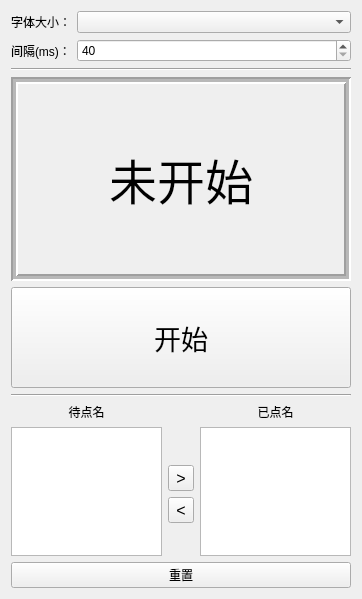
<?xml version="1.0" encoding="UTF-8"?>
<ui version="4.0">
 <class>RollCallWindow</class>
 <widget class="QWidget" name="RollCallWindow">
  <property name="geometry">
   <rect>
    <x>0</x>
    <y>0</y>
    <width>362</width>
    <height>599</height>
   </rect>
  </property>
  <property name="windowTitle">
   <string>随机点名</string>
  </property>
  <layout class="QVBoxLayout" name="verticalLayout" stretch="0,0,4,2,0,3,0">
   <item>
    <layout class="QFormLayout" name="formLayout">
     <item row="0" column="0">
      <widget class="QLabel" name="labelFontSize">
       <property name="text">
        <string>字体大小：</string>
       </property>
      </widget>
     </item>
     <item row="0" column="1">
      <widget class="QComboBox" name="comboBoxFontSize"/>
     </item>
     <item row="1" column="0">
      <widget class="QLabel" name="labelInterval">
       <property name="text">
        <string>间隔(ms)：</string>
       </property>
      </widget>
     </item>
     <item row="1" column="1">
      <widget class="QSpinBox" name="spinBoxInterval">
       <property name="minimum">
        <number>40</number>
       </property>
       <property name="maximum">
        <number>200</number>
       </property>
       <property name="singleStep">
        <number>40</number>
       </property>
       <property name="value">
        <number>40</number>
       </property>
      </widget>
     </item>
    </layout>
   </item>
   <item>
    <widget class="Line" name="line_2">
     <property name="orientation">
      <enum>Qt::Horizontal</enum>
     </property>
    </widget>
   </item>
   <item>
    <widget class="QLabel" name="label">
     <property name="sizePolicy">
      <sizepolicy hsizetype="MinimumExpanding" vsizetype="MinimumExpanding">
       <horstretch>0</horstretch>
       <verstretch>0</verstretch>
      </sizepolicy>
     </property>
     <property name="font">
      <font>
       <pointsize>36</pointsize>
      </font>
     </property>
     <property name="frameShape">
      <enum>QFrame::Box</enum>
     </property>
     <property name="frameShadow">
      <enum>QFrame::Sunken</enum>
     </property>
     <property name="lineWidth">
      <number>2</number>
     </property>
     <property name="midLineWidth">
      <number>3</number>
     </property>
     <property name="text">
      <string>未开始</string>
     </property>
     <property name="alignment">
      <set>Qt::AlignCenter</set>
     </property>
    </widget>
   </item>
   <item>
    <widget class="QPushButton" name="btnStartStop">
     <property name="sizePolicy">
      <sizepolicy hsizetype="Minimum" vsizetype="Minimum">
       <horstretch>0</horstretch>
       <verstretch>0</verstretch>
      </sizepolicy>
     </property>
     <property name="font">
      <font>
       <pointsize>20</pointsize>
      </font>
     </property>
     <property name="text">
      <string>开始</string>
     </property>
     <property name="checkable">
      <bool>true</bool>
     </property>
    </widget>
   </item>
   <item>
    <widget class="Line" name="line">
     <property name="orientation">
      <enum>Qt::Horizontal</enum>
     </property>
    </widget>
   </item>
   <item>
    <layout class="QGridLayout" name="gridLayout">
     <item row="4" column="1">
      <spacer name="verticalSpacer_2">
       <property name="orientation">
        <enum>Qt::Vertical</enum>
       </property>
       <property name="sizeType">
        <enum>QSizePolicy::Preferred</enum>
       </property>
       <property name="sizeHint" stdset="0">
        <size>
         <width>20</width>
         <height>40</height>
        </size>
       </property>
      </spacer>
     </item>
     <item row="3" column="1">
      <widget class="QToolButton" name="btnRemoveFromCalled">
       <property name="font">
        <font>
         <pointsize>12</pointsize>
        </font>
       </property>
       <property name="text">
        <string>&lt;</string>
       </property>
      </widget>
     </item>
     <item row="2" column="1">
      <widget class="QToolButton" name="btnAddToCalled">
       <property name="font">
        <font>
         <pointsize>12</pointsize>
        </font>
       </property>
       <property name="text">
        <string>&gt;</string>
       </property>
      </widget>
     </item>
     <item row="1" column="2" rowspan="4">
      <widget class="QListWidget" name="calledList">
       <property name="sizePolicy">
        <sizepolicy hsizetype="Expanding" vsizetype="Maximum">
         <horstretch>0</horstretch>
         <verstretch>0</verstretch>
        </sizepolicy>
       </property>
       <property name="verticalScrollMode">
        <enum>QAbstractItemView::ScrollPerPixel</enum>
       </property>
       <property name="horizontalScrollMode">
        <enum>QAbstractItemView::ScrollPerPixel</enum>
       </property>
      </widget>
     </item>
     <item row="1" column="0" rowspan="4">
      <widget class="QListWidget" name="nameList">
       <property name="sizePolicy">
        <sizepolicy hsizetype="Expanding" vsizetype="Maximum">
         <horstretch>0</horstretch>
         <verstretch>0</verstretch>
        </sizepolicy>
       </property>
       <property name="verticalScrollMode">
        <enum>QAbstractItemView::ScrollPerPixel</enum>
       </property>
       <property name="horizontalScrollMode">
        <enum>QAbstractItemView::ScrollPerPixel</enum>
       </property>
      </widget>
     </item>
     <item row="0" column="0">
      <widget class="QLabel" name="label_2">
       <property name="text">
        <string>待点名</string>
       </property>
       <property name="alignment">
        <set>Qt::AlignCenter</set>
       </property>
      </widget>
     </item>
     <item row="0" column="2">
      <widget class="QLabel" name="label_3">
       <property name="text">
        <string>已点名</string>
       </property>
       <property name="alignment">
        <set>Qt::AlignCenter</set>
       </property>
      </widget>
     </item>
     <item row="0" column="1" rowspan="2">
      <spacer name="verticalSpacer">
       <property name="orientation">
        <enum>Qt::Vertical</enum>
       </property>
       <property name="sizeType">
        <enum>QSizePolicy::Preferred</enum>
       </property>
       <property name="sizeHint" stdset="0">
        <size>
         <width>20</width>
         <height>40</height>
        </size>
       </property>
      </spacer>
     </item>
    </layout>
   </item>
   <item>
    <layout class="QHBoxLayout" name="horizontalLayout">
     <item>
      <widget class="QPushButton" name="btnReset">
       <property name="text">
        <string>重置</string>
       </property>
      </widget>
     </item>
    </layout>
   </item>
  </layout>
 </widget>
 <resources/>
 <connections>
  <connection>
   <sender>btnReset</sender>
   <signal>clicked()</signal>
   <receiver>RollCallWindow</receiver>
   <slot>reset()</slot>
   <hints>
    <hint type="sourcelabel">
     <x>246</x>
     <y>554</y>
    </hint>
    <hint type="destinationlabel">
     <x>263</x>
     <y>898</y>
    </hint>
   </hints>
  </connection>
  <connection>
   <sender>btnStartStop</sender>
   <signal>clicked(bool)</signal>
   <receiver>RollCallWindow</receiver>
   <slot>toggleStartStop(bool)</slot>
   <hints>
    <hint type="sourcelabel">
     <x>216</x>
     <y>321</y>
    </hint>
    <hint type="destinationlabel">
     <x>1190</x>
     <y>370</y>
    </hint>
   </hints>
  </connection>
  <connection>
   <sender>comboBoxFontSize</sender>
   <signal>currentIndexChanged(int)</signal>
   <receiver>RollCallWindow</receiver>
   <slot>changeFontSize(int)</slot>
   <hints>
    <hint type="sourcelabel">
     <x>264</x>
     <y>27</y>
    </hint>
    <hint type="destinationlabel">
     <x>1103</x>
     <y>203</y>
    </hint>
   </hints>
  </connection>
  <connection>
   <sender>btnStartStop</sender>
   <signal>clicked(bool)</signal>
   <receiver>btnAddToCalled</receiver>
   <slot>setDisabled(bool)</slot>
   <hints>
    <hint type="sourcelabel">
     <x>148</x>
     <y>341</y>
    </hint>
    <hint type="destinationlabel">
     <x>177</x>
     <y>456</y>
    </hint>
   </hints>
  </connection>
  <connection>
   <sender>btnStartStop</sender>
   <signal>clicked(bool)</signal>
   <receiver>btnRemoveFromCalled</receiver>
   <slot>setDisabled(bool)</slot>
   <hints>
    <hint type="sourcelabel">
     <x>248</x>
     <y>320</y>
    </hint>
    <hint type="destinationlabel">
     <x>181</x>
     <y>492</y>
    </hint>
   </hints>
  </connection>
  <connection>
   <sender>btnStartStop</sender>
   <signal>clicked(bool)</signal>
   <receiver>btnReset</receiver>
   <slot>setDisabled(bool)</slot>
   <hints>
    <hint type="sourcelabel">
     <x>111</x>
     <y>315</y>
    </hint>
    <hint type="destinationlabel">
     <x>125</x>
     <y>557</y>
    </hint>
   </hints>
  </connection>
  <connection>
   <sender>btnAddToCalled</sender>
   <signal>clicked()</signal>
   <receiver>RollCallWindow</receiver>
   <slot>moveToAnother()</slot>
   <hints>
    <hint type="sourcelabel">
     <x>177</x>
     <y>465</y>
    </hint>
    <hint type="destinationlabel">
     <x>834</x>
     <y>465</y>
    </hint>
   </hints>
  </connection>
  <connection>
   <sender>btnRemoveFromCalled</sender>
   <signal>clicked()</signal>
   <receiver>RollCallWindow</receiver>
   <slot>moveToAnother()</slot>
   <hints>
    <hint type="sourcelabel">
     <x>190</x>
     <y>499</y>
    </hint>
    <hint type="destinationlabel">
     <x>902</x>
     <y>554</y>
    </hint>
   </hints>
  </connection>
 </connections>
 <slots>
  <slot>reset()</slot>
  <slot>toggleStartStop(bool)</slot>
  <slot>changeFontSize(int)</slot>
  <slot>moveToAnother()</slot>
 </slots>
</ui>
